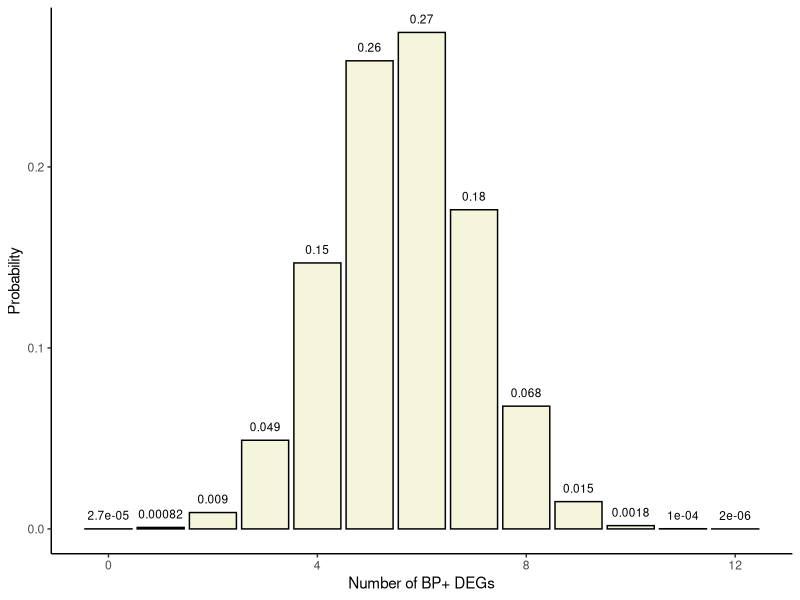
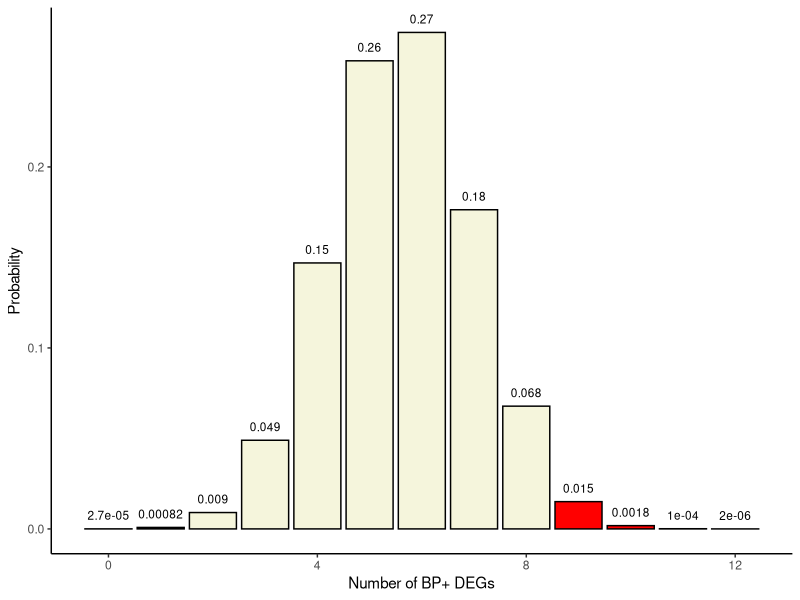
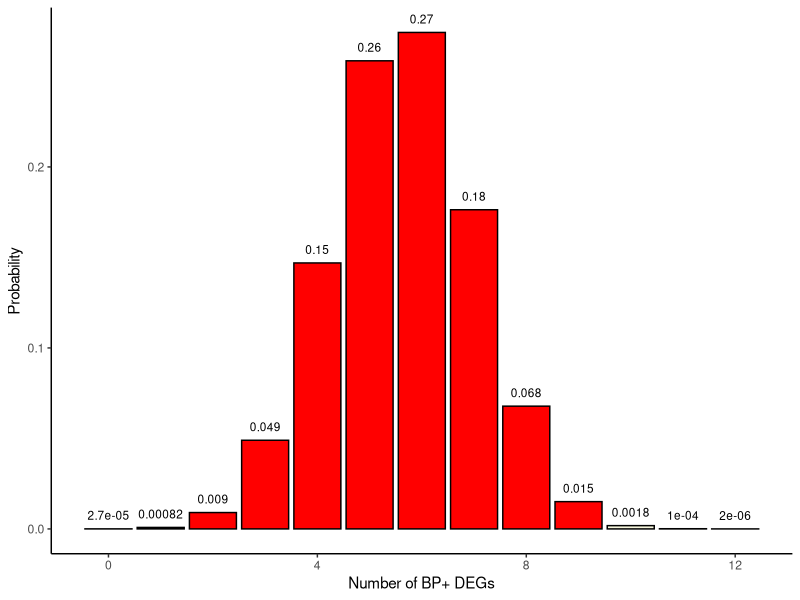
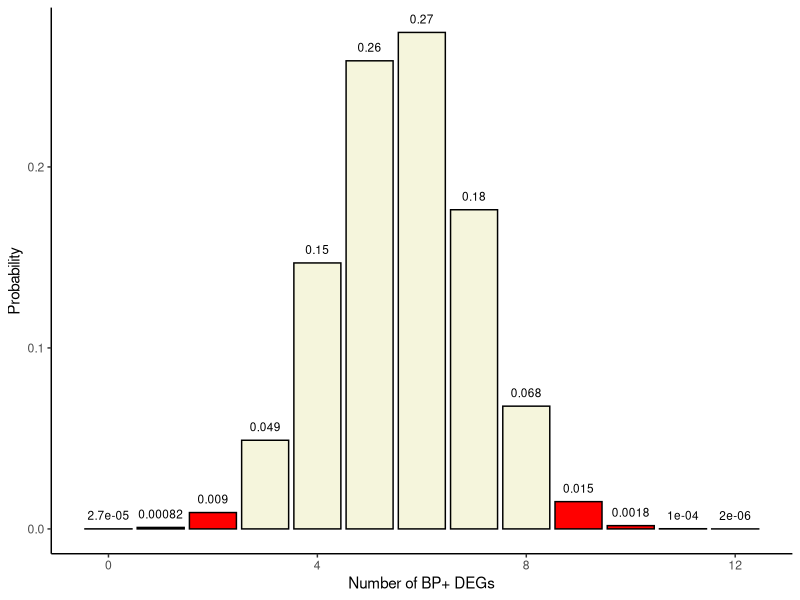

Reproduce these figures in R, in order.
## ---- chunk 1
## Define example gene universe: 32 total genes analyzed 
gene_universe <- c("Srsf5", "Gm15387", "Mprip", "Pim1", "Bnip3l", "Efr3a", "Marco", "Tuba1a", "Gsk3a",
                   "Dap3", "Tmod3", "Dnajb1", "Tulp4", "Lsm14b", "Khdrbs2", "Mfsd9", "Ufd1", "Ypel5",
                   "Rbm3", "Dnajc28", "Msrb2", "Memo1", "Cebpg", "Flywch1", "Ip6k1", "Nudt4", "Csnk1e",
                   "Qsox2", "Gm43517", "Rhbdf2", "Fbxw11", "Hmgxb4") 
length(gene_universe)

## Define 15 DEGs from universe
set.seed(08122024)
DEGs <- sample(gene_universe, 15, replace = FALSE)
DEGs
length(unique(DEGs))
## Remaining 17 non-DEGs
non_DEGs <- gene_universe[!gene_universe %in% DEGs]

## Functional set of 12 BP+ genes (with 9 being DEGs)
funct_gene_set <- c(sample(DEGs, 9, replace = FALSE), sample(non_DEGs, 3, replace = FALSE))
length(unique(funct_gene_set))
## BP- genes
genes_not_func_set <- gene_universe[!gene_universe %in% funct_gene_set]

## Intersections:
# 1. DEGs and BP+ genes
DEGs_in_set <- intersect(DEGs, funct_gene_set)

# 2. non-DEGs and BP+ genes
non_DEGs_in_set <- intersect(non_DEGs, funct_gene_set)

# 3. DEGs and BP- genes
DEGs_not_in_set <- intersect(DEGs, genes_not_func_set)

# 4. non-DEGs and BP- genes
non_DEGs_not_in_set <- intersect(non_DEGs, genes_not_func_set)
  
## Create contingency table
m <- matrix(c(length(DEGs_in_set), length(DEGs_not_in_set), 
            length(non_DEGs_in_set), length(non_DEGs_not_in_set)), 
            byrow = TRUE, nrow = 2)
m
## ---- chunk 2
## Calculate manually
choose(12,9)*choose(20,6) / choose(32,15)

## ---- chunk 3
library(ggplot2)

## Hypergeometric distribution parameters:
##  -x = 0:12 (a11 for all possible tables)
##  -m = 12 
##  -n = 20
##  -k = 15

probabilities <- dhyper(x=c(0:12), m=12, n=20, k=15, log = FALSE)
xs <- c(0:12)
df <- data.frame(x=xs, p=probabilities)
df 

# Bar plot
ggplot(df, aes(x=x, y=p, label=p)) +
     theme_classic() + 
     geom_bar(stat="identity", fill= "beige", colour="black") +
     geom_text(label=signif(probabilities, 2), 
							 y=probabilities, size=3, hjust=0.5, vjust=-1) +
     labs(x = "Number of BP+ DEGs", y = "Probability")
## ---- chunk 4
## p(x>=9)
sum(probabilities[10:13])

## ---- chunk 5
## Color in red those x>=9
colors <- c(rep('beige', 9), rep('red', 4))
df$colors <- colors
ggplot(df, aes(x=x, y=p, label=p, fill=colors)) +
				theme_classic() +
				geom_bar(stat="identity", fill= colors, colour="black") +
				geom_text(label=signif(probabilities, 2),
									y=probabilities, size=3, hjust=0.5, vjust=-1) +
				labs(x = "Number of BP+ DEGs", y = "Probability")
## ---- chunk 6
fisher.test(m, alternative = "greater")	
## ---- chunk 7
## Matrix
m
## Transposed matrix
t(m)     

## Fisher test on t(m)
fisher.test(t(m), alternative = "greater")	
## ---- chunk 8
## Color in red x<=9
colors <- c(rep('red', 10), rep('beige', 3))
df$colors <- colors

ggplot(df, aes(x=x, y=p, label=p, fill=colors)) +
				theme_classic() +
				geom_bar(stat="identity", fill= colors, colour="black") +
				geom_text(label=signif(probabilities, 2),
									y=probabilities, size=3, hjust=0.5, vjust=-1) +
				labs(x = "Number of BP+ DEGs", y = "Probability")
## ---- chunk 9
## p-value:
sum(probabilities[1:10])

## Same with fisher.test(alternative = "less")
fisher.test(m, alternative = "less")	
## ---- chunk 10
## p-value
2*sum(probabilities[10:13])
## ---- chunk 11
## p-value
sum(probabilities[10:13]) + sum(probabilities[1:3])
## ---- chunk 12
## Two-sided test
colors <- rep(c('red', 'beige', 'red'), c(3,6,4))
df$colors <- colors

ggplot(df, aes(x=x, y=p, label=p, fill=colors)) +
				theme_classic() +
				geom_bar(stat="identity", fill= colors, colour="black") +
				geom_text(label=signif(probabilities, 2),
									y=probabilities, size=3, hjust=0.5, vjust=-1) +
				labs(x = "Number of BP+ DEGs", y = "Probability")
## ---- chunk 13
## With fisher.test(alternative = ”two.sided”)
fisher.test(m, alternative = "two.sided")	
